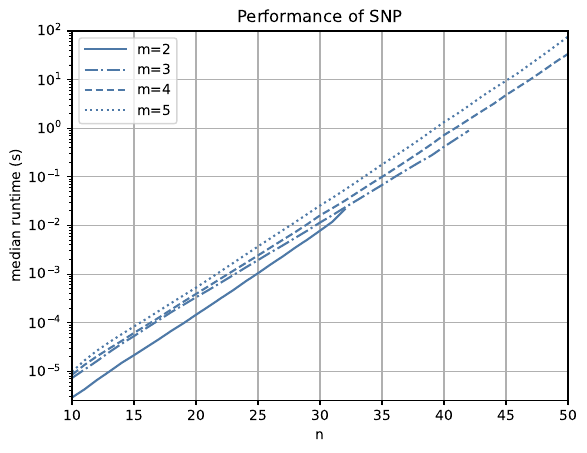

The script that saved this image:
import matplotlib.pyplot as plt
import numpy as np
import pandas as pd

plot_color = '#4e79a7'
plot_styles = ['dotted', 'dashed', 'dashdot', 'solid']

df = pd.read_table('benchmark.tsv')
for (m, g) in df.groupby('m'):
    g['log'] = np.log10(g['msMedian'] / 1e3)
    g['avg'] = g['log'].rolling(3, center=True, win_type='exponential').mean()
    rowFirst = g.index[ 0]
    rowLast  = g.index[-1]
    g.at[rowFirst, 'avg'] = g.at[rowFirst, 'log']
    g.at[rowLast,  'avg'] = g.at[rowLast,  'log']
    g['sec'] = 10**g['avg']

    plt.plot(
        g['n'], g['sec'], label=f'm={m}',
        color=plot_color, linestyle=plot_styles.pop()
    )

plt.xlim(10, 50)
plt.ylim(2.5e-6, 1e2)
plt.yscale('log')

plt.grid()
plt.legend(handlelength=3)
plt.title('Performance of SNP')
plt.xlabel('n')
plt.ylabel('median runtime (s)')

plt.savefig('benchmark.pdf', bbox_inches='tight')
plt.show()
